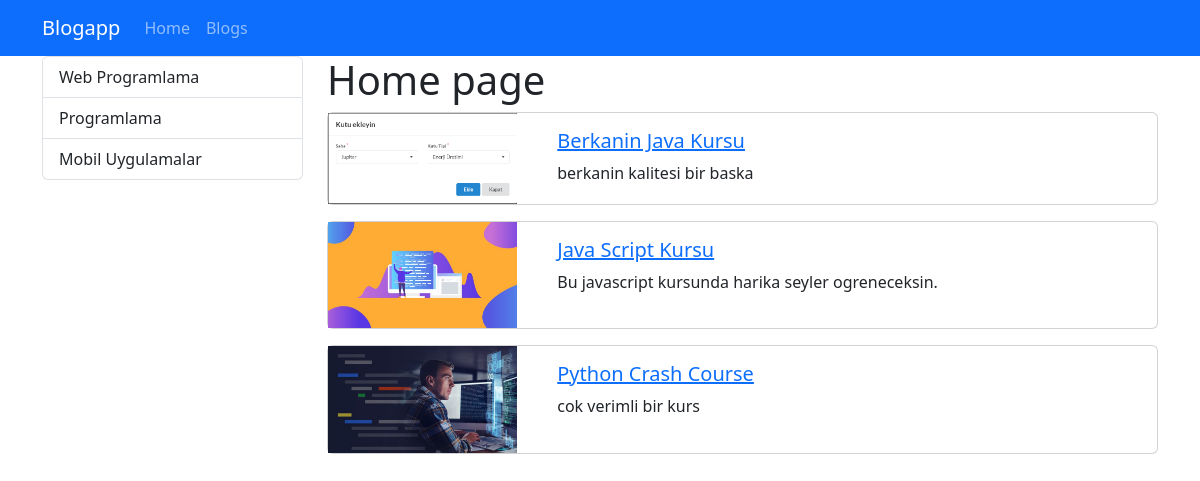
Before: / with the older database file.
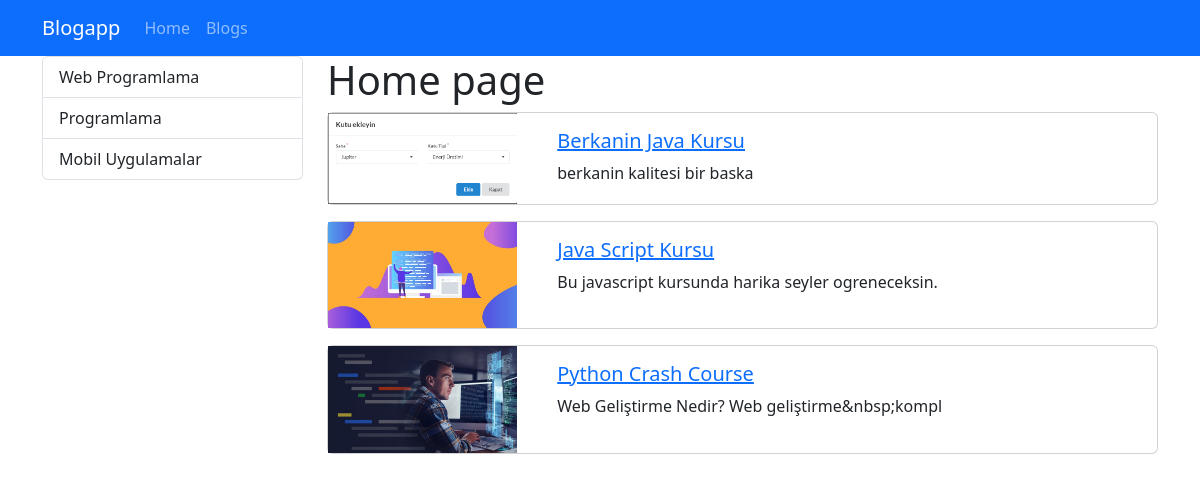
After: the same page with the newer database file.
### blog/models.py (models this page shows, shortened)
class Blog(models.Model):
    title = models.CharField(max_length=200)
    image = models.ImageField(upload_to="blogs")
    description = RichTextField()
    is_active = models.BooleanField()
    is_home = models.BooleanField(default=True)
    slug = models.SlugField(null=False,blank=True, unique=True, db_index=True, editable=False)
    category = models.ForeignKey(Category, default=1, on_delete=models.CASCADE)

### blog/views.py (the view)
# urls.py: path("", views.index, name="home"),
def index(request):
    context = {
        "blogs": Blog.objects.filter(is_home = True, is_active = True),
        "categories": Category.objects.all()
    }
    return render(request, "blog/index.html", context)

### blog/templates/blog/index.html (shortened to what this page needs)
{% extends "base.html" %}
{% load static %}
{% block css_files %}
    <link rel="stylesheet" href="{% static 'blog/css/style.css' %}">
{%endblock%}
{% block content %}
<div class="container">
    <div class="row">
        <div class="col-3">
          {% include 'partials/_categories.html' %}
        </div>
        <div class="col-9">
            <h1>Home page</h1>
            {%for blog in blogs %}
                {%if blog.is_home and blog.is_active%}
                    {% include 'blog/partials/_blog.html' %}
                {%endif%}
            {%endfor%}
        </div>
    </div>
</div>
{% endblock %}

### blog/templates/blog/partials/_blog.html
{%load static %}
<div class="card mb-3">
    <div class="row">
        <div class="col-md-3">
            <img src="{{ blog.image.url }}" alt="" class="img-fluid">
        </div>
        <div class="col-md-9">
            <div class="card-body">
                <h5 class="card-title">
                    <a href="{% url 'blog_details' blog.slug %}">
                        {{ blog.title|title }}
                    </a>
                </h5>
                <p class="card-text">{{ blog.description|striptags|slice:"0:50" }}</p>
            </div>
        </div>
    </div>
</div>

Changed rows visible on the page:
changed Blog "Python Crash Course": description "cok verimli bir kurs" → "Web Geliştirme Nedir? Web geliştirme&nbsp;kompl"
